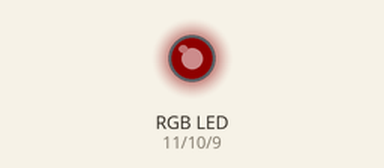
Simulated run of this sketch. Board: Arduino Uno, built with avr-gcc and run on an emulated ATmega328P. On the bench: an RGB LED mixed from three pins (HIGH = lit). Dim RGB values are drawn brighter than linear; what the sketch prints to the serial monitor is not drawn.

Above: at 0.15 s.
At 5.04 s:
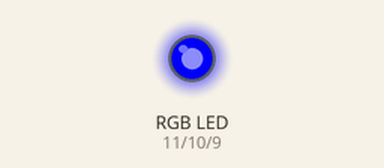
At 9.92 s:
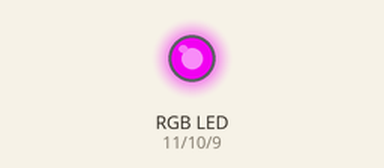
At 19.7 s:
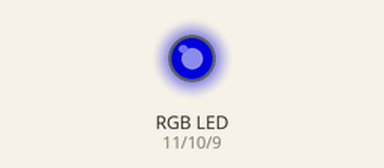
At 29.47 s:
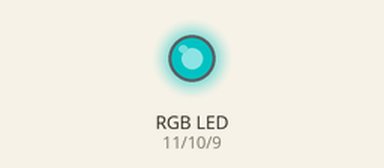
At 39.55 s:
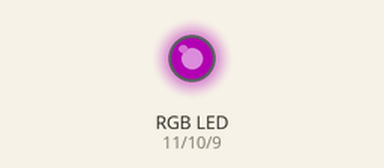
Timing chart, 0 to 40.0 s (numbered marks = the images above):
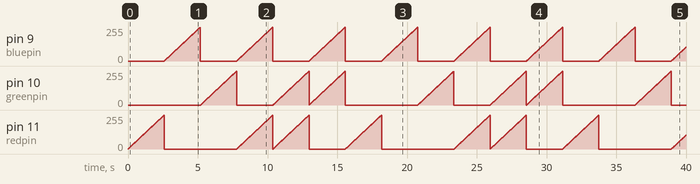

Measured:
- by itself, pin 9 (bluepin): ramps from 0/255 to 254/255 and jumps back, once every 5.2 s

The sketch:

ARD_17a.ino
```cpp
/*
 * CARTROTECH  (www.cartrocreatiu.es)
 *
 * Projecte nº: ARD017
 * Data: 19.10.2021
 * Descripcio: Mostra progressivament els canals i les combinacions entre ells
 * Nota: El modul LED RGB SMD necessita resistencies llimitadores
 *
 */

int redpin = 11; //selecciona el pin per a LED roig
int greenpin = 10; // selecciona el pin per a LED verd
int bluepin = 9;// selecciona el pin per a LED blau
int val;

void setup() {
  pinMode(redpin, OUTPUT);
  pinMode(bluepin, OUTPUT);
  pinMode(greenpin, OUTPUT);
  Serial.begin(9600);
}

void loop()
{
  for(val = 0; val < 255; val++) //encen progressivament el led roig
  {
    analogWrite(redpin, val);
    analogWrite(bluepin, 0);
    analogWrite(greenpin, 0);
    Serial.println(val);
    delay(10);
  }
  for(val = 0; val < 255; val++)  //encen progresivament el led blau
  {
    analogWrite(redpin, 0);
    analogWrite(bluepin, val);
    analogWrite(greenpin, 0);
    Serial.println(val);
    delay(10);
  }
  for(val = 0; val < 255; val++)  //encen progresivament el led verd
  {
    analogWrite(redpin, 0);
    analogWrite(bluepin, 0);
    analogWrite(greenpin, val);
    Serial.println(val);
    delay(10);
  }
  for(val = 0; val < 255; val++)  //encen progresivament el led roig i blau
  {
    analogWrite(redpin, val);
    analogWrite(bluepin, val);
    analogWrite(greenpin, 0);
    Serial.println(val);
    delay(10);
  }
  for(val = 0; val < 255; val++)  //encen progresivament el led roig i verd
  {
    analogWrite(redpin, val);
    analogWrite(bluepin, 0);
    analogWrite(greenpin, val);
    Serial.println(val);
    delay(10);
  }
  for(val = 0; val < 255; val++)  //encen progresivament el led blau i verd
  {
    analogWrite(redpin, 0);
    analogWrite(bluepin, val);
    analogWrite(greenpin, val);
    Serial.println(val);
    delay(10);
  }
}
```
